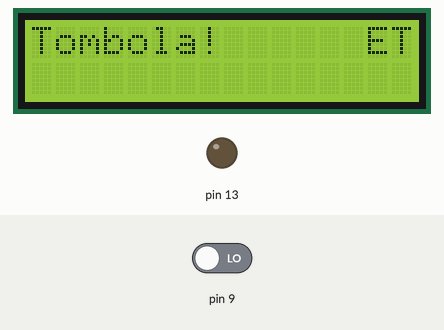
Simulated run of this sketch. Board: Arduino Uno, built with avr-gcc and run on an emulated ATmega328P. Parts: 16×2 character LCD, output pins drawn as LEDs (lit = HIGH). The inputs (shaded band) are chosen by the test bench; at power-on: pin 9 LOW. Random numbers use the default seed unless the sketch sets one; what the sketch prints to the serial monitor is not drawn.

Above: at 1.2 s.
1.3 s: pin 9 driven HIGH
At 3.1 s:
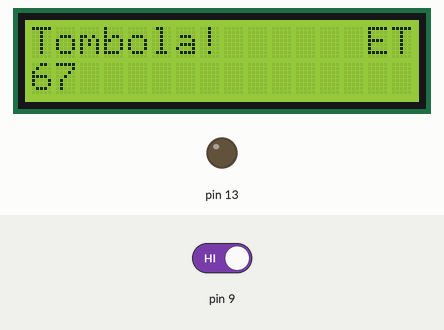
At 4.6 s:
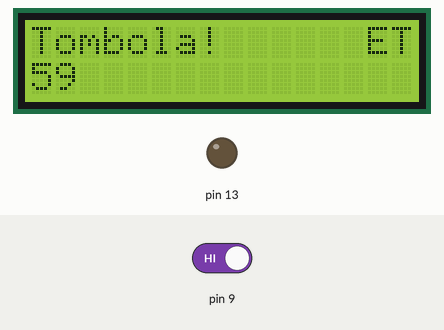
Timing chart, 0 to 6.1 s (numbered marks = the images above; inputs shaded):
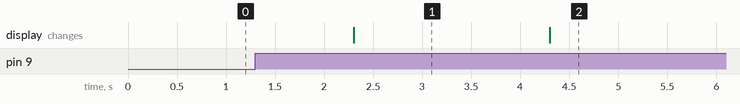

The sketch:

tombola_rifatta.ino
```cpp
boolean numeri[90];
int cambio;
int conta;
#include <LiquidCrystal.h>
LiquidCrystal lcd(12, 11, 5, 4, 3, 2);
#include<stdio.h>
#include<stdlib.h>
#include<time.h>

void setup(){
  for (int i = 1 ; i <= 90 ; i++)
    numeri[i - 1] = false;
  conta = 0;
  cambio = 0;
  pinMode(2,INPUT);
  pinMode(13,OUTPUT);
  lcd.begin(16, 2);
  lcd.print("Tombola!      ET");
  Serial.begin(9600);
}

void loop(){
  digitalWrite(13,LOW);
  cambio = digitalRead(9);
  digitalWrite(13,LOW);
  if (cambio == HIGH)
  {
    Serial.println("Pulsante premuto");
    int number;
    number = rand()%90;
    Serial.println(number);
    delay(1000);
    if (number >= 0 && number < 90)
    {
      if (numeri[number])
        delay(1);
      else
      {
        numeri[number] = true;
        lcd.setCursor(0, 1);
        lcd.print(number);
        ++conta;
        Serial.print(conta + 1);
      }
    }
    delay(1000);
    if (conta == 90)
    {
      delay(1);
      lcd.print("Tombola finita");
    }
  }
  else{
    delay(1);
  }
}
```

Measured:
- after the input at 1.3 s, the display: changes after 1.0 s (image 1)
- what the display in image 1 shows lasts 2.0 s, from 2.3 s to 4.3 s
